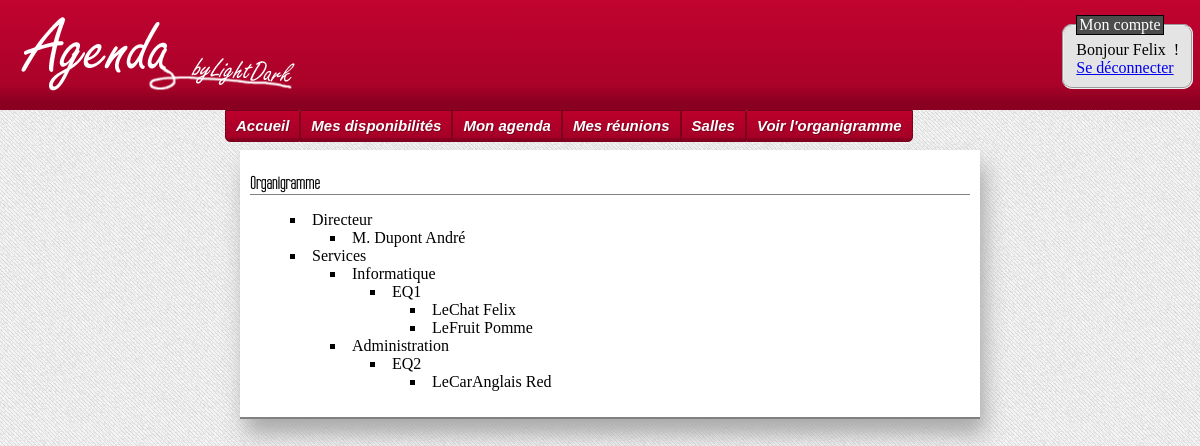
Before: /vues/organigramme.php (signed in) with the older database file.
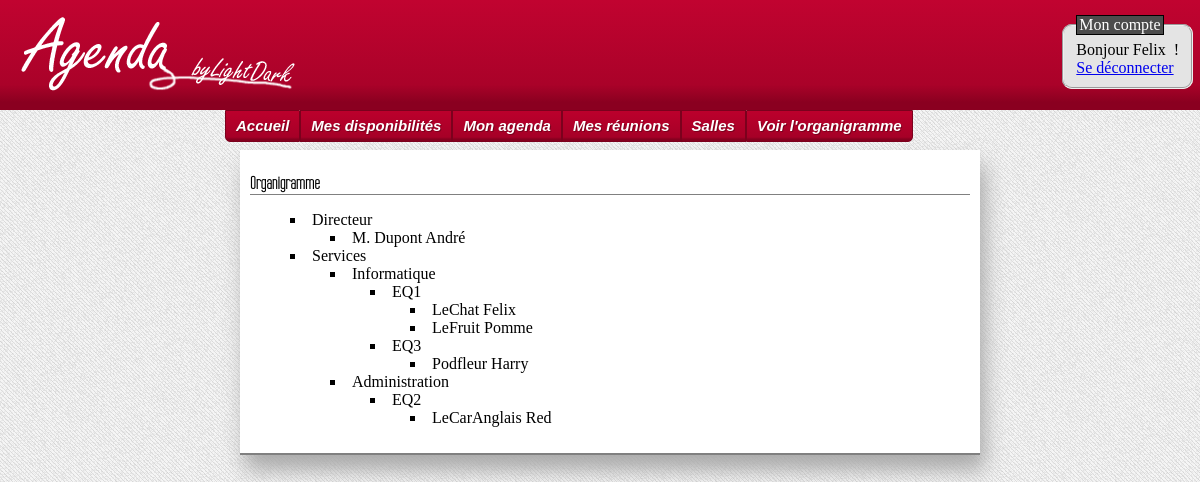
After: the same page with the newer database file.
### tables this page shows
CREATE TABLE SERVICE
 (
 ID_SERVICE INT(4) UNSIGNED NOT NULL AUTO_INCREMENT,
 NOM CHAR(32) NOT NULL,
 CONSTRAINT pk_service PRIMARY KEY (ID_SERVICE)
 );

CREATE TABLE EQUIPE
 (
 ID_EQUIPE INT(4) UNSIGNED NOT NULL AUTO_INCREMENT,
 NOM CHAR(32) NOT NULL,
 CONSTRAINT pk_equipe PRIMARY KEY (ID_EQUIPE)
 );

CREATE TABLE PARTICIPANT
 (
   ID_PARTICIPANT INT(4) UNSIGNED NOT NULL AUTO_INCREMENT ,
   NOM CHAR(32) NOT NULL  ,
   PRENOM CHAR(32) NOT NULL  ,
   PASSWORD CHAR(100) NOT NULL,
   MAIL CHAR(32) NOT NULL, 
   CONSTRAINT pk_participant PRIMARY KEY (ID_PARTICIPANT) 
 );

### modeles/Service.php (called while the page is built, shortened)
<?php
require_once('../include/connect.php');
class Service{
	public static function getAllServices() {
		global $bdd;
		$services = $bdd->query('SELECT * FROM SERVICE');
		$tuples = $services->fetchAll();
		return $tuples;
	}
}
?>

### modeles/Equipe.php (called while the page is built, shortened)
<?php
require_once('../include/connect.php');
class Equipe{
	public static function getMembresEquipe($id){
		global $bdd;
		$membres = $bdd -> prepare('SELECT PARTICIPANT.ID_PARTICIPANT, PARTICIPANT.NOM, PARTICIPANT.PRENOM, PARTICIPANT.MAIL
									FROM PARTICIPANT, APPARTENIR_A, EQUIPE
									WHERE PARTICIPANT.ID_PARTICIPANT=APPARTENIR_A.ID_PARTICIPANT
									AND EQUIPE.ID_EQUIPE=APPARTENIR_A.ID_EQUIPE
									AND EQUIPE.ID_EQUIPE = ?');
		$membres -> execute(array($id));
		$tuple = $membres -> fetchAll();
		return $tuple;
	}
	public static function getEquipesFromService($service){
		global $bdd;
		$equipes = $bdd->prepare('	SELECT EQUIPE.ID_EQUIPE, EQUIPE.NOM
									FROM EQUIPE, FAIRE_PARTIE_DE, SERVICE
									WHERE EQUIPE.ID_EQUIPE=FAIRE_PARTIE_DE.ID_EQUIPE
										AND SERVICE.ID_SERVICE=FAIRE_PARTIE_DE.ID_SERVICE
										AND SERVICE.ID_SERVICE= ? ');
		$equipes->execute(array($service));
		$tuples = $equipes->fetchAll();
		return $tuples;
	}
}
?>

### controleurs/seek_organigramme.php (the view, shortened to what this page needs)
<?php
 if(isset($_SESSION['id'])) {
		include('../modeles/Reunion.php');
		require('../modeles/Equipe.php');
		require('../modeles/Service.php');
		$services = Service::getAllServices();
	?>
	<div id="listes">
		<ul>
			<li><a>Directeur</a>
				<ul>
					<li><a>M. Dupont André</a></li>
				</ul>
			</li>
			<li><a>Services</a>
				<ul>
					<?php
						foreach($services as $services_values){
							?>	<li><a><?php echo $services_values['NOM']; ?></a>
									<ul class="liste_equipes">
										<?php
											$equipes = Equipe::getEquipesFromService($services_values['ID_SERVICE']);
											foreach ($equipes as $equipes_values) { ?>
												 <li><a><?php echo $equipes_values['NOM']; ?></a>
														<ul class="liste_membres">
															<?php
																$membres = Equipe::getMembresEquipe($equipes_values['ID_EQUIPE']);
																foreach ($membres as $membres_values) { ?>
																	<li><a><?php echo $membres_values['NOM'];?> <?php echo $membres_values['PRENOM']; ?></a></li>
															<?php	}
															?>
														</ul>
												 </li>
											 <?php }
										?>
									</ul>
								</li>
					<?php	} ?>
				</ul>
			</li>
		</ul>
	</div>
<?php }else{
		echo "Erreur vous n'êtes pas logué";
	}
?>

### vues/organigramme.php (shortened to what this page needs)
<!DOCTYPE html>
<html>
	<head>
		<link rel="stylesheet" href="../css/style.css" content="html/css">
		<link rel="stylesheet" href="../css/jquery-ui.min.css" type="text/css" >
	</head>
	<body>
		<?php include("../include/header.php"); ?>
		<div id="bodycentered">
            <h2>Organigramme</h2>
			<?php include('../controleurs/seek_organigramme.php'); ?>
		</div>
	</body>
</html>

### include/header.php
<div id="header">
<div id="connexion">
<div id="logo">
<a  href="../index.php"><img src="../images/logo_agenda.png" alt="Logo Agenda"/></a>
</div>
<div id="module_connexion">
	<fieldset>
    	<legend>Mon compte</legend>
			<?php
				if(isset($_SESSION['prenom'])){
					echo('<div class="center">Bonjour '.$_SESSION['prenom'].' &nbsp;!</div>');
					echo('<a href="../controleurs/logout.php">Se déconnecter</a>');
				}
				else
					echo('<a href="../controleurs/connecter.php">Se connecter</a>');
			?>
	</fieldset>
</div>
</div>
<div id="barre_navigation">
<div class="boutonbegin"><a href="../vues/accueil.php">Accueil</a></div><div class="bouton"><a href="../controleurs/choisir_date.php">Mes disponibilités</a></div><div class="bouton"><a href="../controleurs/voir_agenda.php">Mon agenda</a></div><div class="bouton"><a href="../controleurs/liste_reunion.php">Mes réunions</a></div><div class="bouton"><a href="../controleurs/afficher_liste_salle.php">Salles</a></div><div class="boutonend"><a href="../vues/organigramme.php">Voir l'organigramme</a></div></div>
</div>

### css/style.css (style rules this page uses)
body { margin: 0; padding: 0; padding-bottom:50px; font-family: 'Source Sans Pro'; font-weight: 300; background: #f7f7f7 url('../css/design/bg.png'); }
#header { position: fixed; top: 0; width: 100%; height:110px; z-index:1; background: rgb(193,3,48); background: -moz-linear-gradient(top, rgba(193,3,48,1) 0%, rgba(170,2,41,1) 77%, rgba(138,0,32,1) 93%); background: -webkit-gradient(linear, left top, left bottom, color-stop(0%,rgba(193,3,48,1)), color-stop(77%,rgba(170,2,41,1)), color-stop(93%,rgba(138,0,32,1))); background: -webkit-linear-gradient(top, rgba(193,3,48,1) 0%,rgba(170,2,41,1) 77%,rgba(138,0,32,1) 93%); background: -o-linear-gradient(top, rgba(193,3,48,1) 0%,rgba(170,2,41,1) 77%,rgba(138,0,32,1) 93%); background: -ms-linear-gradient(top, rgba(193,3,48,1) 0%,rgba(170,2,41,1) 77%,rgba(138,0,32,1) 93%); background: linear-gradient(to bottom, rgba(193,3,48,1) 0%,rgba(170,2,41,1) 77%,rgba(138,0,32,1) 93%); filter: progid:DXImageTransform.Microsoft.gradient( startColorstr='#c10330', endColorstr='#8a0020',GradientType=0 ); }
ul { list-style-position:inside; list-style-type:square; }
h2 { font-family:'tallsfilms'; font-size:1.9em; }
#connexion { position:fixed; top:5px; right:5px; }
#logo { position:fixed; top:5px; left:10px; }
#bodycentered { position:relative; top:150px; left:20%; width: 60%; min-height:100%; padding: 10px; border-bottom-style: solid; border-bottom-color: grey; border-bottom-width: 2px; background: white; box-shadow: 5px 15px 20px #aaa; text-align: justify; }
h2 { display: block; font-size: 18px; border-bottom-style: solid; border-bottom-color: grey; border-width: 1px; }
fieldset { background-color : #E4E4E4; margin-top: 10px; margin-bottom :10px; border-radius: 10px;; }
legend { background-color : #4C4C4C; border: thin black solid; color : white; }
div.bouton a, div.boutonbegin a, div.boutonend a { text-decoration:none; color:black; }
#barre_navigation { font-family: caption; margin-left: auto; margin-right: auto; width: 750px; margin-top:110px; z-index:1; vertical-align:middle; }
div.bouton, div.boutonbegin, div.boutonend { background: rgb(188,0,44); background: -moz-linear-gradient(top, rgba(188,0,44,1) 0%, rgba(166,0,39,1) 87%, rgba(134,0,31,1) 94%, rgba(134,0,31,1) 100%, rgba(134,0,31,1) 100%); background: -webkit-gradient(linear, left top, left bottom, color-stop(0%,rgba(188,0,44,1)), color-stop(87%,rgba(166,0,39,1)), color-stop(94%,rgba(134,0,31,1)), color-stop(100%,rgba(134,0,31,1)), color-stop(100%,rgba(134,0,31,1))); background: -webkit-linear-gradient(top, rgba(188,0,44,1) 0%,rgba(166,0,39,1) 87%,rgba(134,0,31,1) 94%,rgba(134,0,31,1) 100%,rgba(134,0,31,1) 100%); background: -o-linear-gradient(top, rgba(188,0,44,1) 0%,rgba(166,0,39,1) 87%,rgba(134,0,31,1) 94%,rgba(134,0,31,1) 100%,rgba(134,0,31,1) 100%); background: -ms-linear-gradient(top, rgba(188,0,44,1) 0%,rgba(166,0,39,1) 87%,rgba(134,0,31,1) 94%,rgba(134,0,31,1) 100%,rgba(134,0,31,1) 100%); background: linear-gradient(to bottom, rgba(188,0,44,1) 0%,rgba(166,0,39,1) 87%,rgba(134,0,31,1) 94%,rgba(134,0,31,1) 100%,rgba(134,0,31,1) 100%); filter: progid:DXImageTransform.Microsoft.gradient( startColorstr='#bc002c', endColorstr='#86001f',GradientType=0 ); text-indent:0; border:1px solid #7B011D; display:inline-block; font-family: Tahoma, Geneva, sans-serif; font-size:15px; font-weight:bold; font-style:italic; height:30px; line-height:30px; width:auto; text-decoration:none; text-align:center; text-shadow:1px 1px 0px #7B011D; white-space: nowrap; padding: 0 10px 0 10px; }
div.bouton a, div.boutonbegin a, div.boutonend a { color:white; }
div.boutonbegin { border-radius: 0 0 0 5px; }
div.boutonend { border-radius: 0 0 5px 0; }

Changed rows visible on the page:
added equipe: NOM "EQ3", shown under service "Informatique"
added participant: NOM "Podfleur", PRENOM "Harry", shown under "EQ3"
